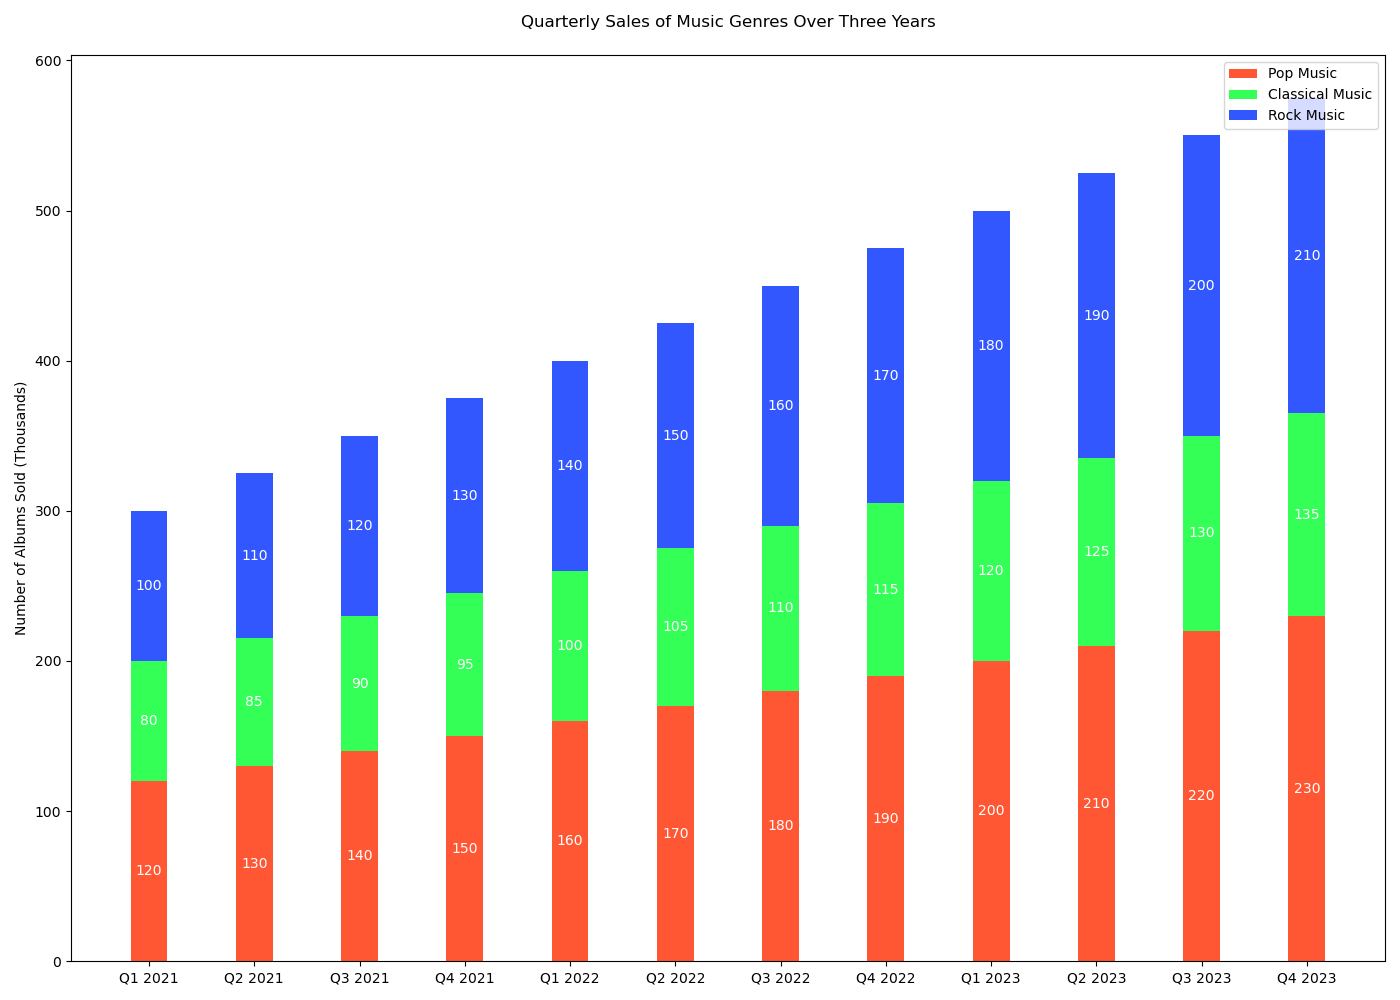

This chart was generated by the following Python code:

import matplotlib.pyplot as plt

# Data
quarters = ['Q1 2021', 'Q2 2021', 'Q3 2021', 'Q4 2021', 
            'Q1 2022', 'Q2 2022', 'Q3 2022', 'Q4 2022',
            'Q1 2023', 'Q2 2023', 'Q3 2023', 'Q4 2023']
pop_music = [120, 130, 140, 150, 160, 170, 180, 190, 200, 210, 220, 230]
classical_music = [80, 85, 90, 95, 100, 105, 110, 115, 120, 125, 130, 135]
rock_music = [100, 110, 120, 130, 140, 150, 160, 170, 180, 190, 200, 210]

# Colors
colors_pop = '#FF5733'
colors_classical = '#33FF57'
colors_rock = '#3357FF'

# Plotting
fig, ax = plt.subplots(figsize=(14, 10))  # Change the figure size

bar_width = 0.35  # Change the width of the bars

y_positions = range(len(quarters))

ax.bar(y_positions, pop_music, bar_width, label='Pop Music', color=colors_pop)
ax.bar(y_positions, classical_music, bar_width, bottom=pop_music, label='Classical Music', color=colors_classical)
ax.bar(y_positions, rock_music, bar_width, bottom=[i+j for i,j in zip(pop_music, classical_music)], label='Rock Music', color=colors_rock)

for i, (p, c, r) in enumerate(zip(pop_music, classical_music, rock_music)):
    ax.text(i, p / 2, str(p), va='center', ha='center', color='white', fontsize=10)
    ax.text(i, p + c / 2, str(c), va='center', ha='center', color='white', fontsize=10)
    ax.text(i, p + c + r / 2, str(r), va='center', ha='center', color='white', fontsize=10)

ax.set_ylabel('Number of Albums Sold (Thousands)')
ax.set_title('Quarterly Sales of Music Genres Over Three Years', pad=20)
ax.set_xticks(y_positions)
ax.set_xticklabels(quarters)
ax.legend(loc='upper right')

plt.tight_layout()
plt.show()
